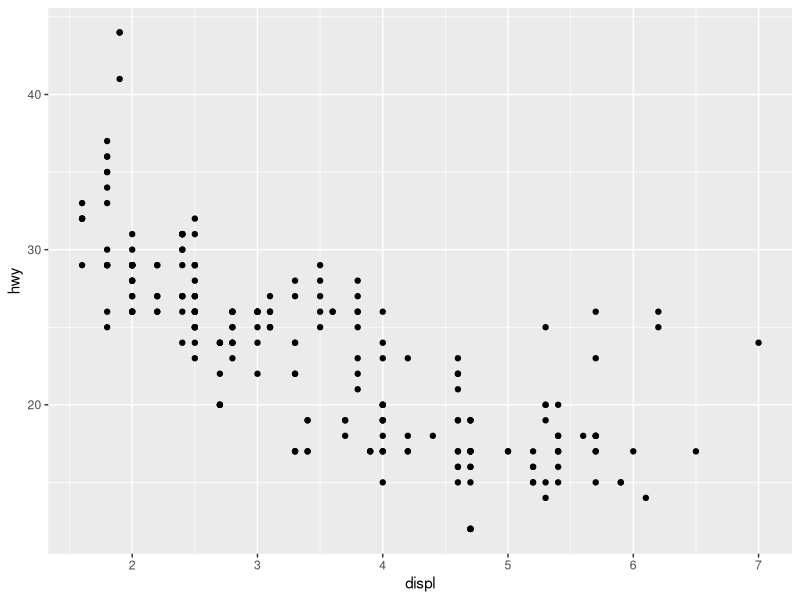
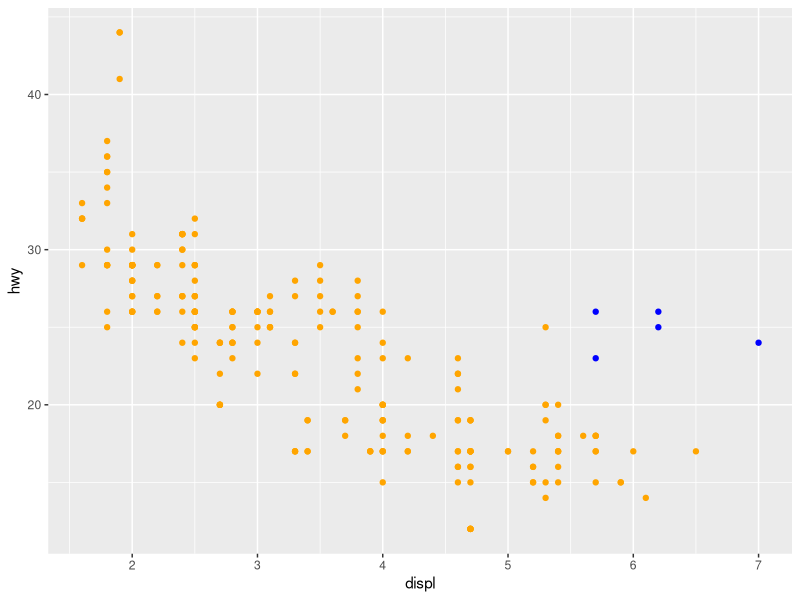
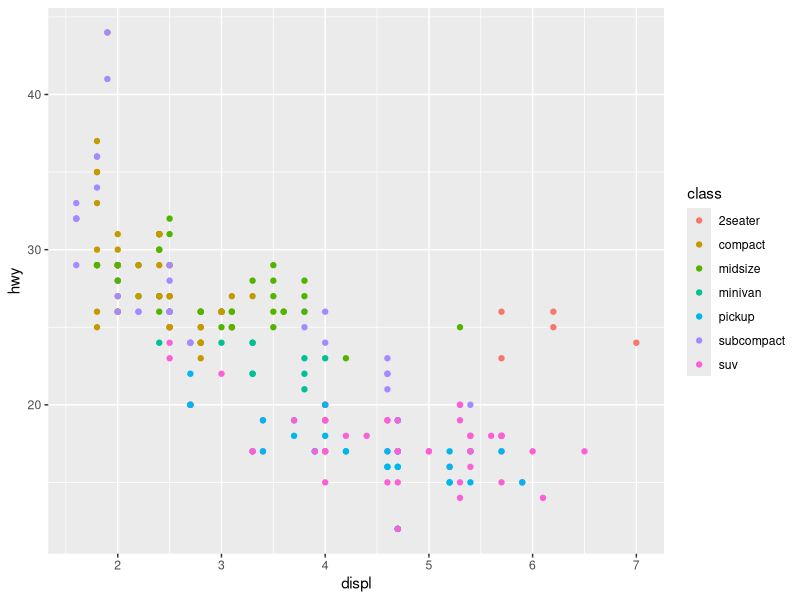
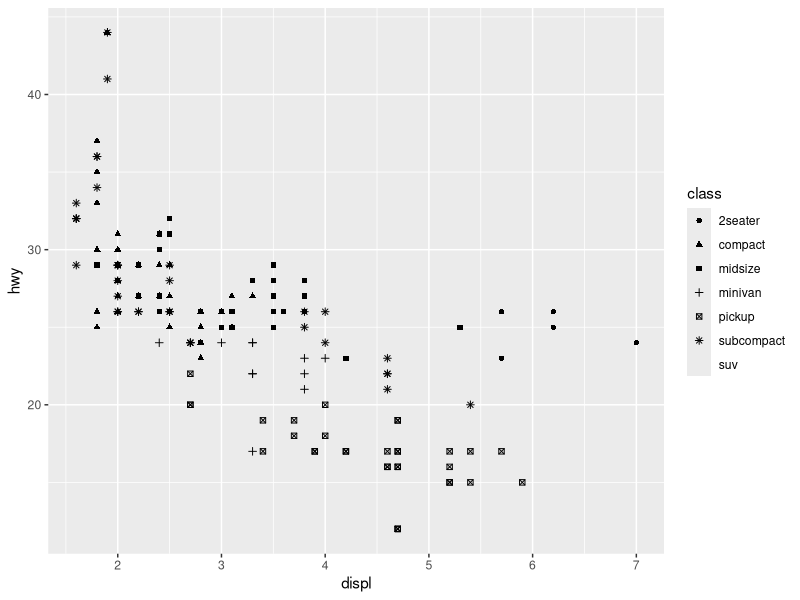
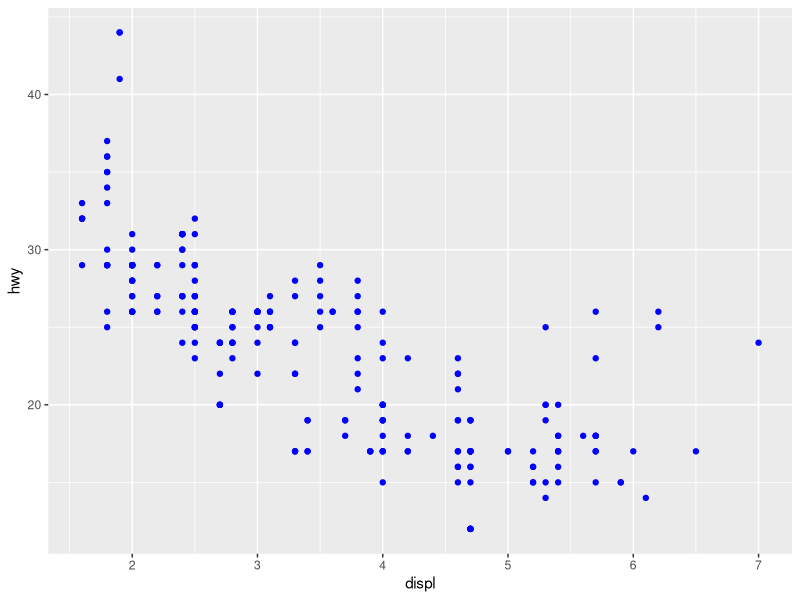
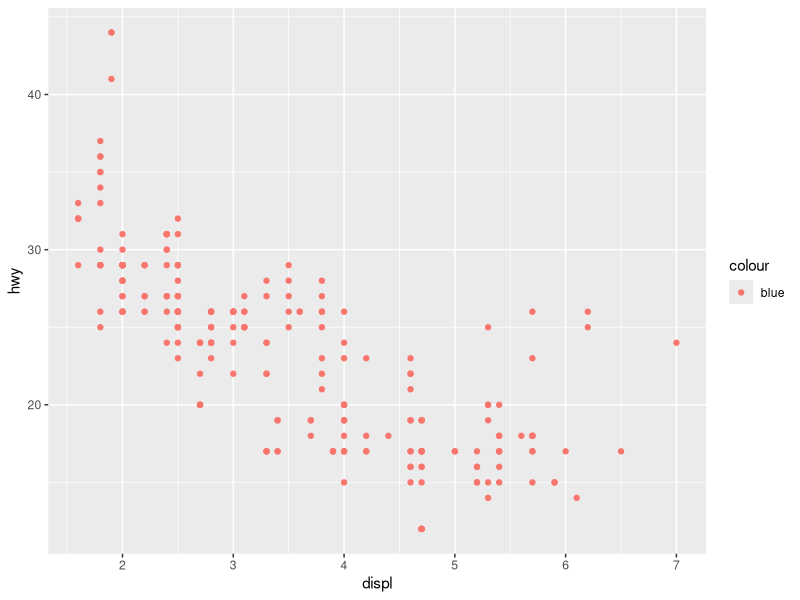
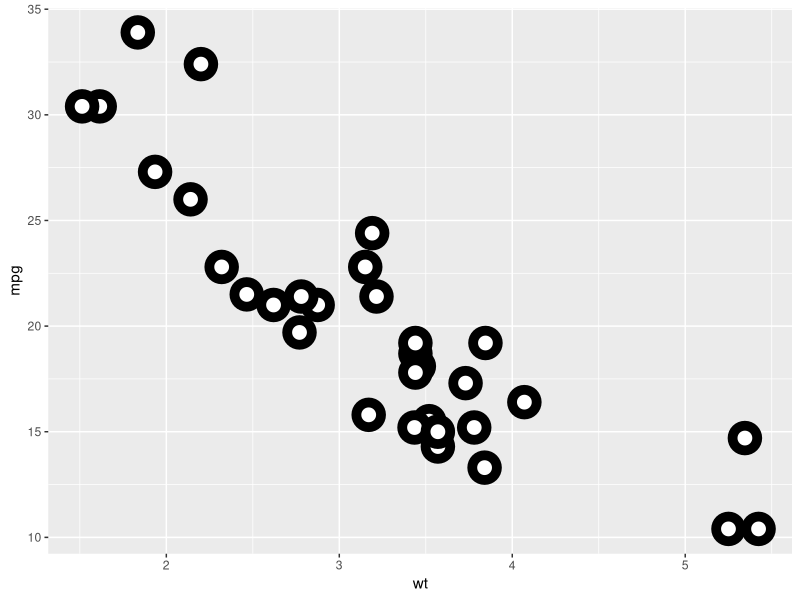
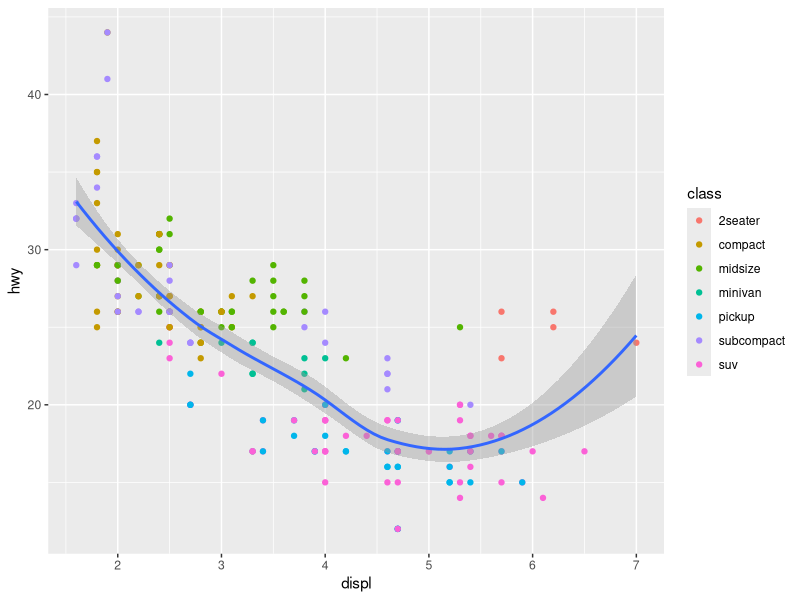

The R script that drew these images, in order:
## ---- chunk 1
library(tidyverse)
## ---- chunk 2
ggplot(data = mpg) + 
  geom_point(mapping = aes(x = displ, y = hwy))
## ---- chunk 3
mpg
## ---- chunk 4
ggplot() + 
  geom_point(data = filter(mpg, class == "2seater"), 
             mapping = aes(x = displ, y = hwy),
             color = "blue") +
  geom_point(data = filter(mpg, class != "2seater"), 
             mapping = aes(x = displ, y = hwy),
             color = "orange")


## ---- chunk 5
ggplot(data = mpg) + 
  geom_point(mapping = aes(x = displ, y = hwy, color = class))
## ---- chunk 6
ggplot(data = mpg) + 
  geom_point(mapping = aes(x = displ, y = hwy, shape = class))
## ---- chunk 7
ggplot(data = mpg) + 
  geom_point(mapping = aes(x = displ, y = hwy), color = "blue")
## ---- chunk 8
ggplot(data = mpg) + 
  geom_point(mapping = aes(x = displ, y = hwy, color = "blue"))
## ---- chunk 9
ggplot(mtcars, aes(wt, mpg)) +
  geom_point(shape = 21, colour = "black", fill = "white", size = 5, stroke = 5)
## ---- chunk 10
ggplot(data = mpg) + 
  geom_point(mapping = aes(x = displ, y = hwy, color = class)) + 
  geom_smooth(mapping = aes(x = displ, y = hwy))
## ---- chunk 11
hwy_plot <- ggplot(data = mpg) + 
  geom_point(mapping = aes(x = displ, y = hwy, color = class))

hwy_plot
## ---- chunk 12
hwy_plot +
  geom_smooth(mapping = aes(x = displ, y = hwy))
## ---- chunk 13
hwy_plot +
  geom_smooth(mapping = aes(x = displ, y = hwy, linetype = drv))
## ---- chunk 14
hwy_plot +
  geom_smooth(mapping = aes(x = displ, y = hwy, linetype = drv), se = FALSE)
## ---- chunk 15
hwy_plot +
  facet_wrap(~ class, nrow = 2)
## ---- chunk 16
hwy_plot +
  facet_grid(drv ~ cyl)
## ---- chunk 17
ggplot(data = diamonds) + 
  geom_bar(mapping = aes(x = cut))

ggplot(data = diamonds) + 
  stat_count(mapping = aes(x = cut))
## ---- chunk 18
diamonds %>%
  count(cut) %>% 
  ggplot() +
  geom_bar(mapping = aes(x = cut, y = n), stat = "identity")
  
## ---- chunk 19
ggplot(data = diamonds) + 
  geom_bar(mapping = aes(x = cut, y = ..prop.., group = 1))
## ---- chunk 20
ggplot(data = diamonds) + 
  geom_bar(mapping = aes(x = cut, fill = cut))
## ---- chunk 21
ggplot(data = diamonds) + 
  geom_bar(mapping = aes(x = cut, fill = clarity))
## ---- chunk 22
ggplot(data = diamonds) + 
  geom_bar(mapping = aes(x = cut, fill = clarity), position = "dodge")
## ---- chunk 23
ggplot(data = mpg) + 
  geom_point(mapping = aes(x = displ, y = hwy), position = "jitter")
## ---- chunk 24
mpg %>% 
  mutate(class = class %>% fct_infreq() %>% fct_rev()) %>% 
  ggplot(aes(class)) +
  geom_bar() + coord_flip()

mpg %>% 
  mutate(class = class %>% fct_infreq()) %>% 
  ggplot(aes(class)) +
  geom_bar() 
